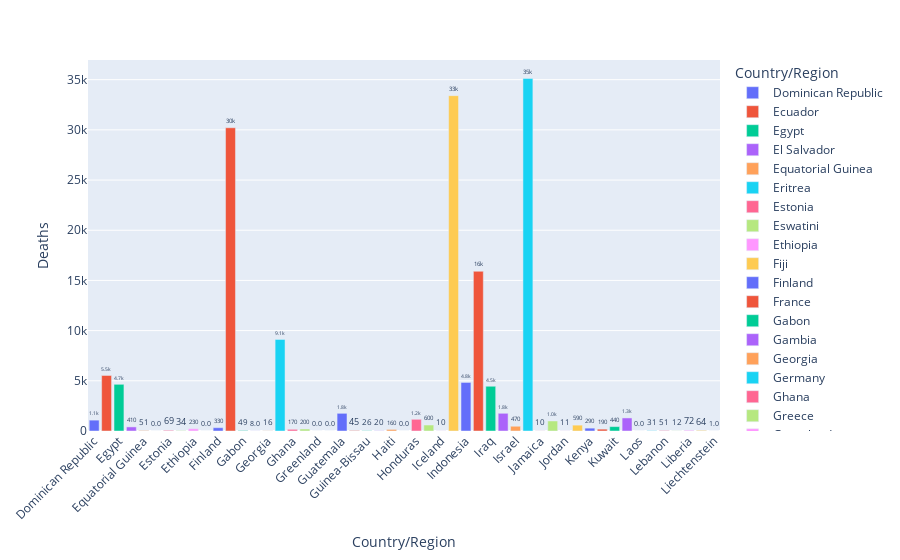

Notebook cell for this chart:
### Markdown cell above
## Deaths in the next 50 countries

### Code cell
fig1 = px.bar(country_wise[50:101], y='Deaths', x='Country/Region', text='Deaths', color='Country/Region')
# Put bar total value above bars with 2 values of precision
fig1.update_traces(texttemplate='%{text:.2s}', textposition='outside')
# Set fontsize and uniformtext_mode='hide' says to hide the text if it won't fit
fig1.update_layout(uniformtext_minsize=8)
# Rotate labels 45 degrees
fig1.update_layout(xaxis_tickangle=-45)
fig1

### Figure 1 — Plotly figure (JSON) as saved in the notebook; plotly's stock layout.template omitted (floating-point values rounded to 4 significant figures)
{"data": [{"alignmentgroup": "True", "hovertemplate": "Country/Region=%{x}<br>Deaths=%{text}<extra></extra>", "legendgroup": "Dominican Republic", "marker": {"color": "#636efa", "pattern": {"shape": ""}}, "name": "Dominican Republic", "offsetgroup": "Dominican Republic", "orientation": "v", "showlegend": true, "text": [1083], "textposition": "outside", "texttemplate": "%{text:.2s}", "type": "bar", "x": ["Dominican Republic"], "xaxis": "x", "y": [1083], "yaxis": "y"}, {"alignmentgroup": "True", "hovertemplate": "Country/Region=%{x}<br>Deaths=%{text}<extra></extra>", "legendgroup": "Ecuador", "marker": {"color": "#EF553B", "pattern": {"shape": ""}}, "name": "Ecuador", "offsetgroup": "Ecuador", "orientation": "v", "showlegend": true, "text": [5532], "textposition": "outside", "texttemplate": "%{text:.2s}", "type": "bar", "x": ["Ecuador"], "xaxis": "x", "y": [5532], "yaxis": "y"}, {"alignmentgroup": "True", "hovertemplate": "Country/Region=%{x}<br>Deaths=%{text}<extra></extra>", "legendgroup": "Egypt", "marker": {"color": "#00cc96", "pattern": {"shape": ""}}, "name": "Egypt", "offsetgroup": "Egypt", "orientation": "v", "showlegend": true, "text": [4652], "textposition": "outside", "texttemplate": "%{text:.2s}", "type": "bar", "x": ["Egypt"], "xaxis": "x", "y": [4652], "yaxis": "y"}, {"alignmentgroup": "True", "hovertemplate": "Country/Region=%{x}<br>Deaths=%{text}<extra></extra>", "legendgroup": "El Salvador", "marker": {"color": "#ab63fa", "pattern": {"shape": ""}}, "name": "El Salvador", "offsetgroup": "El Salvador", "orientation": "v", "showlegend": true, "text": [408], "textposition": "outside", "texttemplate": "%{text:.2s}", "type": "bar", "x": ["El Salvador"], "xaxis": "x", "y": [408], "yaxis": "y"}, {"alignmentgroup": "True", "hovertemplate": "Country/Region=%{x}<br>Deaths=%{text}<extra></extra>", "legendgroup": "Equatorial Guinea", "marker": {"color": "#FFA15A", "pattern": {"shape": ""}}, "name": "Equatorial Guinea", "offsetgroup": "Equatorial Guinea", "orientation": "v", "showlegend": true, "text": [51], "textposition": "outside", "texttemplate": "%{text:.2s}", "type": "bar", "x": ["Equatorial Guinea"], "xaxis": "x", "y": [51], "yaxis": "y"}, {"alignmentgroup": "True", "hovertemplate": "Country/Region=%{x}<br>Deaths=%{text}<extra></extra>", "legendgroup": "Eritrea", "marker": {"color": "#19d3f3", "pattern": {"shape": ""}}, "name": "Eritrea", "offsetgroup": "Eritrea", "orientation": "v", "showlegend": true, "text": [0], "textposition": "outside", "texttemplate": "%{text:.2s}", "type": "bar", "x": ["Eritrea"], "xaxis": "x", "y": [0], "yaxis": "y"}, {"alignmentgroup": "True", "hovertemplate": "Country/Region=%{x}<br>Deaths=%{text}<extra></extra>", "legendgroup": "Estonia", "marker": {"color": "#FF6692", "pattern": {"shape": ""}}, "name": "Estonia", "offsetgroup": "Estonia", "orientation": "v", "showlegend": true, "text": [69], "textposition": "outside", "texttemplate": "%{text:.2s}", "type": "bar", "x": ["Estonia"], "xaxis": "x", "y": [69], "yaxis": "y"}, {"alignmentgroup": "True", "hovertemplate": "Country/Region=%{x}<br>Deaths=%{text}<extra></extra>", "legendgroup": "Eswatini", "marker": {"color": "#B6E880", "pattern": {"shape": ""}}, "name": "Eswatini", "offsetgroup": "Eswatini", "orientation": "v", "showlegend": true, "text": [34], "textposition": "outside", "texttemplate": "%{text:.2s}", "type": "bar", "x": ["Eswatini"], "xaxis": "x", "y": [34], "yaxis": "y"}, {"alignmentgroup": "True", "hovertemplate": "Country/Region=%{x}<br>Deaths=%{text}<extra></extra>", "legendgroup": "Ethiopia", "marker": {"color": "#FF97FF", "pattern": {"shape": ""}}, "name": "Ethiopia", "offsetgroup": "Ethiopia", "orientation": "v", "showlegend": true, "text": [228], "textposition": "outside", "texttemplate": "%{text:.2s}", "type": "bar", "x": ["Ethiopia"], "xaxis": "x", "y": [228], "yaxis": "y"}, {"alignmentgroup": "True", "hovertemplate": "Country/Region=%{x}<br>Deaths=%{text}<extra></extra>", "legendgroup": "Fiji", "marker": {"color": "#FECB52", "pattern": {"shape": ""}}, "name": "Fiji", "offsetgroup": "Fiji", "orientation": "v", "showlegend": true, "text": [0], "textposition": "outside", "texttemplate": "%{text:.2s}", "type": "bar", "x": ["Fiji"], "xaxis": "x", "y": [0], "yaxis": "y"}, {"alignmentgroup": "True", "hovertemplate": "Country/Region=%{x}<br>Deaths=%{text}<extra></extra>", "legendgroup": "Finland", "marker": {"color": "#636efa", "pattern": {"shape": ""}}, "name": "Finland", "offsetgroup": "Finland", "orientation": "v", "showlegend": true, "text": [329], "textposition": "outside", "texttemplate": "%{text:.2s}", "type": "bar", "x": ["Finland"], "xaxis": "x", "y": [329], "yaxis": "y"}, {"alignmentgroup": "True", "hovertemplate": "Country/Region=%{x}<br>Deaths=%{text}<extra></extra>", "legendgroup": "France", "marker": {"color": "#EF553B", "pattern": {"shape": ""}}, "name": "France", "offsetgroup": "France", "orientation": "v", "showlegend": true, "text": [30212], "textposition": "outside", "texttemplate": "%{text:.2s}", "type": "bar", "x": ["France"], "xaxis": "x", "y": [30212], "yaxis": "y"}, {"alignmentgroup": "True", "hovertemplate": "Country/Region=%{x}<br>Deaths=%{text}<extra></extra>", "legendgroup": "Gabon", "marker": {"color": "#00cc96", "pattern": {"shape": ""}}, "name": "Gabon", "offsetgroup": "Gabon", "orientation": "v", "showlegend": true, "text": [49], "textposition": "outside", "texttemplate": "%{text:.2s}", "type": "bar", "x": ["Gabon"], "xaxis": "x", "y": [49], "yaxis": "y"}, {"alignmentgroup": "True", "hovertemplate": "Country/Region=%{x}<br>Deaths=%{text}<extra></extra>", "legendgroup": "Gambia", "marker": {"color": "#ab63fa", "pattern": {"shape": ""}}, "name": "Gambia", "offsetgroup": "Gambia", "orientation": "v", "showlegend": true, "text": [8], "textposition": "outside", "texttemplate": "%{text:.2s}", "type": "bar", "x": ["Gambia"], "xaxis": "x", "y": [8], "yaxis": "y"}, {"alignmentgroup": "True", "hovertemplate": "Country/Region=%{x}<br>Deaths=%{text}<extra></extra>", "legendgroup": "Georgia", "marker": {"color": "#FFA15A", "pattern": {"shape": ""}}, "name": "Georgia", "offsetgroup": "Georgia", "orientation": "v", "showlegend": true, "text": [16], "textposition": "outside", "texttemplate": "%{text:.2s}", "type": "bar", "x": ["Georgia"], "xaxis": "x", "y": [16], "yaxis": "y"}, {"alignmentgroup": "True", "hovertemplate": "Country/Region=%{x}<br>Deaths=%{text}<extra></extra>", "legendgroup": "Germany", "marker": {"color": "#19d3f3", "pattern": {"shape": ""}}, "name": "Germany", "offsetgroup": "Germany", "orientation": "v", "showlegend": true, "text": [9125], "textposition": "outside", "texttemplate": "%{text:.2s}", "type": "bar", "x": ["Germany"], "xaxis": "x", "y": [9125], "yaxis": "y"}, {"alignmentgroup": "True", "hovertemplate": "Country/Region=%{x}<br>Deaths=%{text}<extra></extra>", "legendgroup": "Ghana", "marker": {"color": "#FF6692", "pattern": {"shape": ""}}, "name": "Ghana", "offsetgroup": "Ghana", "orientation": "v", "showlegend": true, "text": [168], "textposition": "outside", "texttemplate": "%{text:.2s}", "type": "bar", "x": ["Ghana"], "xaxis": "x", "y": [168], "yaxis": "y"}, {"alignmentgroup": "True", "hovertemplate": "Country/Region=%{x}<br>Deaths=%{text}<extra></extra>", "legendgroup": "Greece", "marker": {"color": "#B6E880", "pattern": {"shape": ""}}, "name": "Greece", "offsetgroup": "Greece", "orientation": "v", "showlegend": true, "text": [202], "textposition": "outside", "texttemplate": "%{text:.2s}", "type": "bar", "x": ["Greece"], "xaxis": "x", "y": [202], "yaxis": "y"}, {"alignmentgroup": "True", "hovertemplate": "Country/Region=%{x}<br>Deaths=%{text}<extra></extra>", "legendgroup": "Greenland", "marker": {"color": "#FF97FF", "pattern": {"shape": ""}}, "name": "Greenland", "offsetgroup": "Greenland", "orientation": "v", "showlegend": true, "text": [0], "textposition": "outside", "texttemplate": "%{text:.2s}", "type": "bar", "x": ["Greenland"], "xaxis": "x", "y": [0], "yaxis": "y"}, {"alignmentgroup": "True", "hovertemplate": "Country/Region=%{x}<br>Deaths=%{text}<extra></extra>", "legendgroup": "Grenada", "marker": {"color": "#FECB52", "pattern": {"shape": ""}}, "name": "Grenada", "offsetgroup": "Grenada", "orientation": "v", "showlegend": true, "text": [0], "textposition": "outside", "texttemplate": "%{text:.2s}", "type": "bar", "x": ["Grenada"], "xaxis": "x", "y": [0], "yaxis": "y"}, {"alignmentgroup": "True", "hovertemplate": "Country/Region=%{x}<br>Deaths=%{text}<extra></extra>", "legendgroup": "Guatemala", "marker": {"color": "#636efa", "pattern": {"shape": ""}}, "name": "Guatemala", "offsetgroup": "Guatemala", "orientation": "v", "showlegend": true, "text": [1761], "textposition": "outside", "texttemplate": "%{text:.2s}", "type": "bar", "x": ["Guatemala"], "xaxis": "x", "y": [1761], "yaxis": "y"}, {"alignmentgroup": "True", "hovertemplate": "Country/Region=%{x}<br>Deaths=%{text}<extra></extra>", "legendgroup": "Guinea", "marker": {"color": "#EF553B", "pattern": {"shape": ""}}, "name": "Guinea", "offsetgroup": "Guinea", "orientation": "v", "showlegend": true, "text": [45], "textposition": "outside", "texttemplate": "%{text:.2s}", "type": "bar", "x": ["Guinea"], "xaxis": "x", "y": [45], "yaxis": "y"}, {"alignmentgroup": "True", "hovertemplate": "Country/Region=%{x}<br>Deaths=%{text}<extra></extra>", "legendgroup": "Guinea-Bissau", "marker": {"color": "#00cc96", "pattern": {"shape": ""}}, "name": "Guinea-Bissau", "offsetgroup": "Guinea-Bissau", "orientation": "v", "showlegend": true, "text": [26], "textposition": "outside", "texttemplate": "%{text:.2s}", "type": "bar", "x": ["Guinea-Bissau"], "xaxis": "x", "y": [26], "yaxis": "y"}, {"alignmentgroup": "True", "hovertemplate": "Country/Region=%{x}<br>Deaths=%{text}<extra></extra>", "legendgroup": "Guyana", "marker": {"color": "#ab63fa", "pattern": {"shape": ""}}, "name": "Guyana", "offsetgroup": "Guyana", "orientation": "v", "showlegend": true, "text": [20], "textposition": "outside", "texttemplate": "%{text:.2s}", "type": "bar", "x": ["Guyana"], "xaxis": "x", "y": [20], "yaxis": "y"}, {"alignmentgroup": "True", "hovertemplate": "Country/Region=%{x}<br>Deaths=%{text}<extra></extra>", "legendgroup": "Haiti", "marker": {"color": "#FFA15A", "pattern": {"shape": ""}}, "name": "Haiti", "offsetgroup": "Haiti", "orientation": "v", "showlegend": true, "text": [158], "textposition": "outside", "texttemplate": "%{text:.2s}", "type": "bar", "x": ["Haiti"], "xaxis": "x", "y": [158], "yaxis": "y"}, {"alignmentgroup": "True", "hovertemplate": "Country/Region=%{x}<br>Deaths=%{text}<extra></extra>", "legendgroup": "Holy See", "marker": {"color": "#19d3f3", "pattern": {"shape": ""}}, "name": "Holy See", "offsetgroup": "Holy See", "orientation": "v", "showlegend": true, "text": [0], "textposition": "outside", "texttemplate": "%{text:.2s}", "type": "bar", "x": ["Holy See"], "xaxis": "x", "y": [0], "yaxis": "y"}, {"alignmentgroup": "True", "hovertemplate": "Country/Region=%{x}<br>Deaths=%{text}<extra></extra>", "legendgroup": "Honduras", "marker": {"color": "#FF6692", "pattern": {"shape": ""}}, "name": "Honduras", "offsetgroup": "Honduras", "orientation": "v", "showlegend": true, "text": [1166], "textposition": "outside", "texttemplate": "%{text:.2s}", "type": "bar", "x": ["Honduras"], "xaxis": "x", "y": [1166], "yaxis": "y"}, {"alignmentgroup": "True", "hovertemplate": "Country/Region=%{x}<br>Deaths=%{text}<extra></extra>", "legendgroup": "Hungary", "marker": {"color": "#B6E880", "pattern": {"shape": ""}}, "name": "Hungary", "offsetgroup": "Hungary", "orientation": "v", "showlegend": true, "text": [596], "textposition": "outside", "texttemplate": "%{text:.2s}", "type": "bar", "x": ["Hungary"], "xaxis": "x", "y": [596], "yaxis": "y"}, {"alignmentgroup": "True", "hovertemplate": "Country/Region=%{x}<br>Deaths=%{text}<extra></extra>", "legendgroup": "Iceland", "marker": {"color": "#FF97FF", "pattern": {"shape": ""}}, "name": "Iceland", "offsetgroup": "Iceland", "orientation": "v", "showlegend": true, "text": [10], "textposition": "outside", "texttemplate": "%{text:.2s}", "type": "bar", "x": ["Iceland"], "xaxis": "x", "y": [10], "yaxis": "y"}, {"alignmentgroup": "True", "hovertemplate": "Country/Region=%{x}<br>Deaths=%{text}<extra></extra>", "legendgroup": "India", "marker": {"color": "#FECB52", "pattern": {"shape": ""}}, "name": "India", "offsetgroup": "India", "orientation": "v", "showlegend": true, "text": [33408], "textposition": "outside", "texttemplate": "%{text:.2s}", "type": "bar", "x": ["India"], "xaxis": "x", "y": [33408], "yaxis": "y"}, {"alignmentgroup": "True", "hovertemplate": "Country/Region=%{x}<br>Deaths=%{text}<extra></extra>", "legendgroup": "Indonesia", "marker": {"color": "#636efa", "pattern": {"shape": ""}}, "name": "Indonesia", "offsetgroup": "Indonesia", "orientation": "v", "showlegend": true, "text": [4838], "textposition": "outside", "texttemplate": "%{text:.2s}", "type": "bar", "x": ["Indonesia"], "xaxis": "x", "y": [4838], "yaxis": "y"}, {"alignmentgroup": "True", "hovertemplate": "Country/Region=%{x}<br>Deaths=%{text}<extra></extra>", "legendgroup": "Iran", "marker": {"color": "#EF553B", "pattern": {"shape": ""}}, "name": "Iran", "offsetgroup": "Iran", "orientation": "v", "showlegend": true, "text": [15912], "textposition": "outside", "texttemplate": "%{text:.2s}", "type": "bar", "x": ["Iran"], "xaxis": "x", "y": [15912], "yaxis": "y"}, {"alignmentgroup": "True", "hovertemplate": "Country/Region=%{x}<br>Deaths=%{text}<extra></extra>", "legendgroup": "Iraq", "marker": {"color": "#00cc96", "pattern": {"shape": ""}}, "name": "Iraq", "offsetgroup": "Iraq", "orientation": "v", "showlegend": true, "text": [4458], "textposition": "outside", "texttemplate": "%{text:.2s}", "type": "bar", "x": ["Iraq"], "xaxis": "x", "y": [4458], "yaxis": "y"}, {"alignmentgroup": "True", "hovertemplate": "Country/Region=%{x}<br>Deaths=%{text}<extra></extra>", "legendgroup": "Ireland", "marker": {"color": "#ab63fa", "pattern": {"shape": ""}}, "name": "Ireland", "offsetgroup": "Ireland", "orientation": "v", "showlegend": true, "text": [1764], "textposition": "outside", "texttemplate": "%{text:.2s}", "type": "bar", "x": ["Ireland"], "xaxis": "x", "y": [1764], "yaxis": "y"}, {"alignmentgroup": "True", "hovertemplate": "Country/Region=%{x}<br>Deaths=%{text}<extra></extra>", "legendgroup": "Israel", "marker": {"color": "#FFA15A", "pattern": {"shape": ""}}, "name": "Israel", "offsetgroup": "Israel", "orientation": "v", "showlegend": true, "text": [474], "textposition": "outside", "texttemplate": "%{text:.2s}", "type": "bar", "x": ["Israel"], "xaxis": "x", "y": [474], "yaxis": "y"}, {"alignmentgroup": "True", "hovertemplate": "Country/Region=%{x}<br>Deaths=%{text}<extra></extra>", "legendgroup": "Italy", "marker": {"color": "#19d3f3", "pattern": {"shape": ""}}, "name": "Italy", "offsetgroup": "Italy", "orientation": "v", "showlegend": true, "text": [35112], "textposition": "outside", "texttemplate": "%{text:.2s}", "type": "bar", "x": ["Italy"], "xaxis": "x", "y": [35112], "yaxis": "y"}, {"alignmentgroup": "True", "hovertemplate": "Country/Region=%{x}<br>Deaths=%{text}<extra></extra>", "legendgroup": "Jamaica", "marker": {"color": "#FF6692", "pattern": {"shape": ""}}, "name": "Jamaica", "offsetgroup": "Jamaica", "orientation": "v", "showlegend": true, "text": [10], "textposition": "outside", "texttemplate": "%{text:.2s}", "type": "bar", "x": ["Jamaica"], "xaxis": "x", "y": [10], "yaxis": "y"}, {"alignmentgroup": "True", "hovertemplate": "Country/Region=%{x}<br>Deaths=%{text}<extra></extra>", "legendgroup": "Japan", "marker": {"color": "#B6E880", "pattern": {"shape": ""}}, "name": "Japan", "offsetgroup": "Japan", "orientation": "v", "showlegend": true, "text": [998], "textposition": "outside", "texttemplate": "%{text:.2s}", "type": "bar", "x": ["Japan"], "xaxis": "x", "y": [998], "yaxis": "y"}, {"alignmentgroup": "True", "hovertemplate": "Country/Region=%{x}<br>Deaths=%{text}<extra></extra>", "legendgroup": "Jordan", "marker": {"color": "#FF97FF", "pattern": {"shape": ""}}, "name": "Jordan", "offsetgroup": "Jordan", "orientation": "v", "showlegend": true, "text": [11], "textposition": "outside", "texttemplate": "%{text:.2s}", "type": "bar", "x": ["Jordan"], "xaxis": "x", "y": [11], "yaxis": "y"}, {"alignmentgroup": "True", "hovertemplate": "Country/Region=%{x}<br>Deaths=%{text}<extra></extra>", "legendgroup": "Kazakhstan", "marker": {"color": "#FECB52", "pattern": {"shape": ""}}, "name": "Kazakhstan", "offsetgroup": "Kazakhstan", "orientation": "v", "showlegend": true, "text": [585], "textposition": "outside", "texttemplate": "%{text:.2s}", "type": "bar", "x": ["Kazakhstan"], "xaxis": "x", "y": [585], "yaxis": "y"}, {"alignmentgroup": "True", "hovertemplate": "Country/Region=%{x}<br>Deaths=%{text}<extra></extra>", "legendgroup": "Kenya", "marker": {"color": "#636efa", "pattern": {"shape": ""}}, "name": "Kenya", "offsetgroup": "Kenya", "orientation": "v", "showlegend": true, "text": [285], "textposition": "outside", "texttemplate": "%{text:.2s}", "type": "bar", "x": ["Kenya"], "xaxis": "x", "y": [285], "yaxis": "y"}, {"alignmentgroup": "True", "hovertemplate": "Country/Region=%{x}<br>Deaths=%{text}<extra></extra>", "legendgroup": "Kosovo", "marker": {"color": "#EF553B", "pattern": {"shape": ""}}, "name": "Kosovo", "offsetgroup": "Kosovo", "orientation": "v", "showlegend": true, "text": [185], "textposition": "outside", "texttemplate": "%{text:.2s}", "type": "bar", "x": ["Kosovo"], "xaxis": "x", "y": [185], "yaxis": "y"}, {"alignmentgroup": "True", "hovertemplate": "Country/Region=%{x}<br>Deaths=%{text}<extra></extra>", "legendgroup": "Kuwait", "marker": {"color": "#00cc96", "pattern": {"shape": ""}}, "name": "Kuwait", "offsetgroup": "Kuwait", "orientation": "v", "showlegend": true, "text": [438], "textposition": "outside", "texttemplate": "%{text:.2s}", "type": "bar", "x": ["Kuwait"], "xaxis": "x", "y": [438], "yaxis": "y"}, {"alignmentgroup": "True", "hovertemplate": "Country/Region=%{x}<br>Deaths=%{text}<extra></extra>", "legendgroup": "Kyrgyzstan", "marker": {"color": "#ab63fa", "pattern": {"shape": ""}}, "name": "Kyrgyzstan", "offsetgroup": "Kyrgyzstan", "orientation": "v", "showlegend": true, "text": [1301], "textposition": "outside", "texttemplate": "%{text:.2s}", "type": "bar", "x": ["Kyrgyzstan"], "xaxis": "x", "y": [1301], "yaxis": "y"}, {"alignmentgroup": "True", "hovertemplate": "Country/Region=%{x}<br>Deaths=%{text}<extra></extra>", "legendgroup": "Laos", "marker": {"color": "#FFA15A", "pattern": {"shape": ""}}, "name": "Laos", "offsetgroup": "Laos", "orientation": "v", "showlegend": true, "text": [0], "textposition": "outside", "texttemplate": "%{text:.2s}", "type": "bar", "x": ["Laos"], "xaxis": "x", "y": [0], "yaxis": "y"}, {"alignmentgroup": "True", "hovertemplate": "Country/Region=%{x}<br>Deaths=%{text}<extra></extra>", "legendgroup": "Latvia", "marker": {"color": "#19d3f3", "pattern": {"shape": ""}}, "name": "Latvia", "offsetgroup": "Latvia", "orientation": "v", "showlegend": true, "text": [31], "textposition": "outside", "texttemplate": "%{text:.2s}", "type": "bar", "x": ["Latvia"], "xaxis": "x", "y": [31], "yaxis": "y"}, {"alignmentgroup": "True", "hovertemplate": "Country/Region=%{x}<br>Deaths=%{text}<extra></extra>", "legendgroup": "Lebanon", "marker": {"color": "#FF6692", "pattern": {"shape": ""}}, "name": "Lebanon", "offsetgroup": "Lebanon", "orientation": "v", "showlegend": true, "text": [51], "textposition": "outside", "texttemplate": "%{text:.2s}", "type": "bar", "x": ["Lebanon"], "xaxis": "x", "y": [51], "yaxis": "y"}, {"alignmentgroup": "True", "hovertemplate": "Country/Region=%{x}<br>Deaths=%{text}<extra></extra>", "legendgroup": "Lesotho", "marker": {"color": "#B6E880", "pattern": {"shape": ""}}, "name": "Lesotho", "offsetgroup": "Lesotho", "orientation": "v", "showlegend": true, "text": [12], "textposition": "outside", "texttemplate": "%{text:.2s}", "type": "bar", "x": ["Lesotho"], "xaxis": "x", "y": [12], "yaxis": "y"}, {"alignmentgroup": "True", "hovertemplate": "Country/Region=%{x}<br>Deaths=%{text}<extra></extra>", "legendgroup": "Liberia", "marker": {"color": "#FF97FF", "pattern": {"shape": ""}}, "name": "Liberia", "offsetgroup": "Liberia", "orientation": "v", "showlegend": true, "text": [72], "textposition": "outside", "texttemplate": "%{text:.2s}", "type": "bar", "x": ["Liberia"], "xaxis": "x", "y": [72], "yaxis": "y"}, {"alignmentgroup": "True", "hovertemplate": "Country/Region=%{x}<br>Deaths=%{text}<extra></extra>", "legendgroup": "Libya", "marker": {"color": "#FECB52", "pattern": {"shape": ""}}, "name": "Libya", "offsetgroup": "Libya", "orientation": "v", "showlegend": true, "text": [64], "textposition": "outside", "texttemplate": "%{text:.2s}", "type": "bar", "x": ["Libya"], "xaxis": "x", "y": [64], "yaxis": "y"}, {"alignmentgroup": "True", "hovertemplate": "Country/Region=%{x}<br>Deaths=%{text}<extra></extra>", "legendgroup": "Liechtenstein", "marker": {"color": "#636efa", "pattern": {"shape": ""}}, "name": "Liechtenstein", "offsetgroup": "Liechtenstein", "orientation": "v", "showlegend": true, "text": [1], "textposition": "outside", "texttemplate": "%{text:.2s}", "type": "bar", "x": ["Liechtenstein"], "xaxis": "x", "y": [1], "yaxis": "y"}], "layout": {"barmode": "relative", "legend": {"title": {"text": "Country/Region"}, "tracegroupgap": 0}, "margin": {"t": 60}, "uniformtext": {"minsize": 8}, "xaxis": {"anchor": "y", "categoryarray": ["Dominican Republic", "Ecuador", "Egypt", "El Salvador", "Equatorial Guinea", "Eritrea", "Estonia", "Eswatini", "Ethiopia", "Fiji", "Finland", "France", "Gabon", "Gambia", "Georgia", "Germany", "Ghana", "Greece", "Greenland", "Grenada", "Guatemala", "Guinea", "Guinea-Bissau", "Guyana", "Haiti", "Holy See", "Honduras", "Hungary", "Iceland", "India", "Indonesia", "Iran", "Iraq", "Ireland", "Israel", "Italy", "Jamaica", "Japan", "Jordan", "Kazakhstan", "Kenya", "Kosovo", "Kuwait", "Kyrgyzstan", "Laos", "Latvia", "Lebanon", "Lesotho", "Liberia", "Libya", "Liechtenstein"], "categoryorder": "array", "domain": [0, 1], "tickangle": -45, "title": {"text": "Country/Region"}}, "yaxis": {"anchor": "x", "domain": [0, 1], "title": {"text": "Deaths"}}}}
